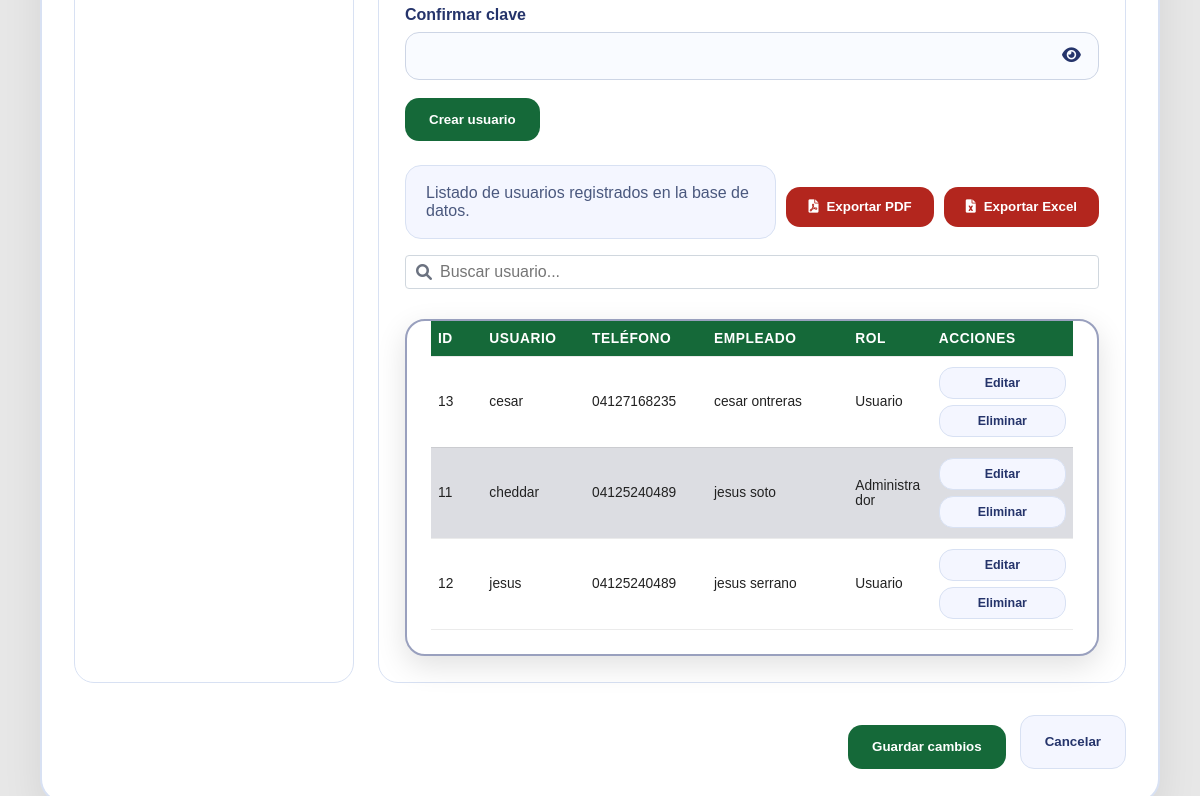
Page /configUser.php (signed in, lower part) on the earlier database version.
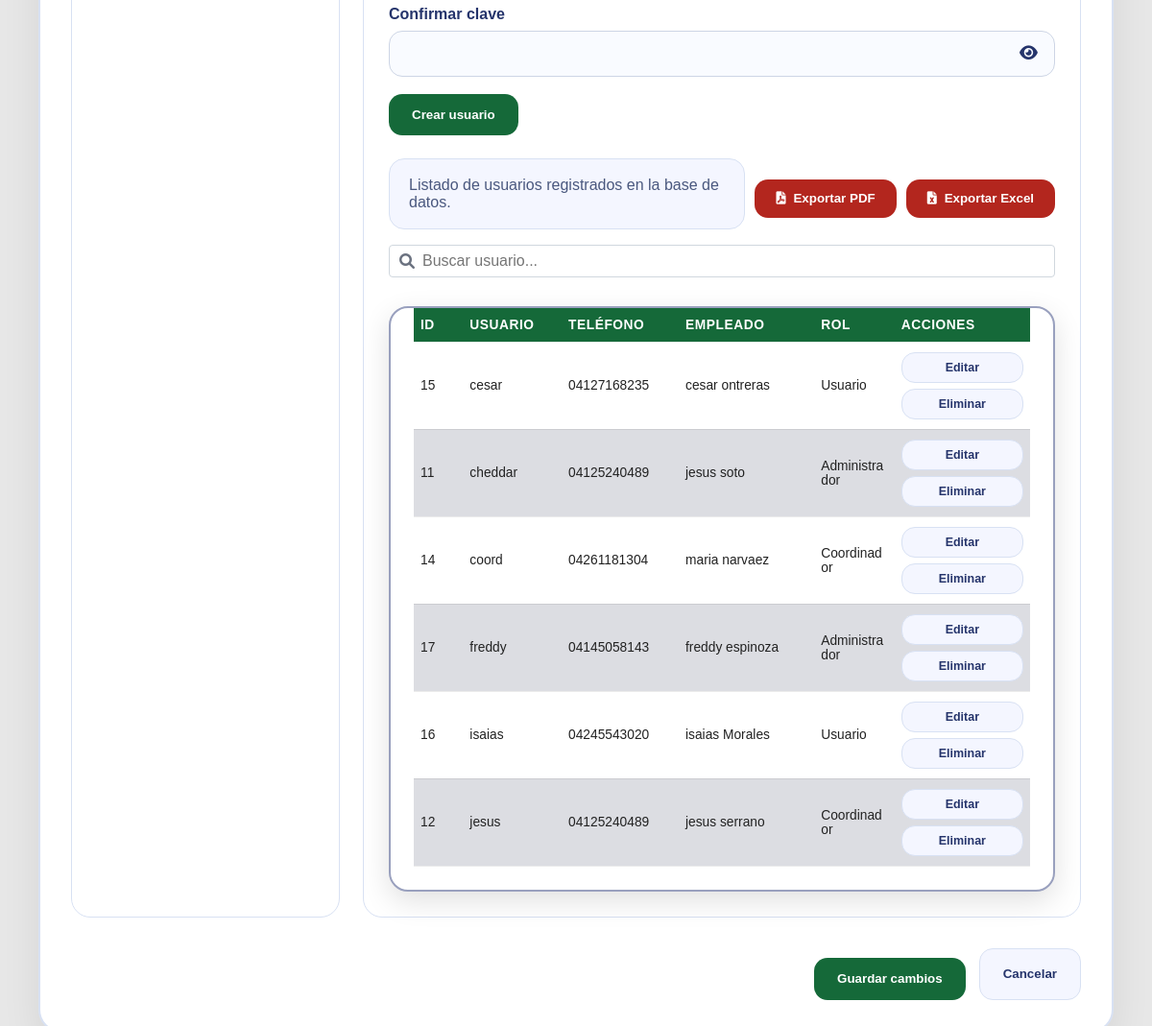
Same page on the later database version.
### tables this page shows
CREATE TABLE `usuario` (
  `id` int(10) NOT NULL AUTO_INCREMENT,
  `nombre` varchar(15) NOT NULL,
  `clave` varchar(255) NOT NULL,
  `telefono` varchar(15) DEFAULT NULL,
  `id_empleado` int(11) DEFAULT NULL,
  `rol` enum('administrador','coordinador','usuario') NOT NULL DEFAULT 'usuario',
  PRIMARY KEY (`id`),
  UNIQUE KEY `uq_usuario_nombre` (`nombre`),
  UNIQUE KEY `uq_usuario_empleado` (`id_empleado`),
  CONSTRAINT `fk_usuario_empleado` FOREIGN KEY (`id_empleado`) REFERENCES `empleado` (`id`) ON DELETE SET NULL
);

### include/header.php (called while the page is built, shortened)
<?php
$perfilUsuario = $_SESSION['user_profile'] ?? null;
if (
    !is_array($perfilUsuario)
    || (int) ($perfilUsuario['user_id'] ?? 0) !== (int) ($_SESSION['user_id'] ?? 0)
) {
    $perfilUsuario = null;
}
if (!is_array($perfilUsuario) && !empty($_SESSION['user_id'])) {
    require_once __DIR__ . '/../modelos/usuario.php';
}
$esAdmin = isset($_SESSION['user_rol']) && $_SESSION['user_rol'] === 'administrador';
?>

### include/guardian.php (called while the page is built, shortened)
<?php
require_once __DIR__ . '/../config/conexion.php';
function esAdministrador(): bool
{
    $rol = trim(strtolower($_SESSION['user_rol'] ?? ''));
    return $rol === 'administrador';
}
function esCoordinador(): bool
{
    $rol = trim(strtolower($_SESSION['user_rol'] ?? ''));
    return $rol === 'coordinador';
}
?>

### config/conexion.php (called while the page is built, shortened)
<?php
class Conexion {
    private static $host = '127.0.0.1';
    private static $port = '3307';
    private static $db = 'red_bibliotecas';
    private static $usuario = 'root';
    private static $pswd = '';
    public static function conectar() {
        try {
            $pdo = new PDO('mysql:host=' . self::$host . ';port=' . self::$port . ';dbname=' . self::$db . ';charset=utf8', self::$usuario, self::$pswd);
            $pdo->setAttribute(PDO::ATTR_ERRMODE, PDO::ERRMODE_EXCEPTION);
            $pdo->exec("SET NAMES 'utf8'");
            return $pdo;
        } catch (PDOException $e) {
            die('Error de conexión: ' . $e->getMessage());
        }
    }
}
?>

### modelos/usuario.php (called while the page is built, shortened)
<?php
require_once __DIR__ . '/../config/conexion.php';
class Usuario {
public function mostrarUsuarios(int $idBiblioteca = null) {
    $sql = "SELECT
    u.id,
    u.nombre,
    u.telefono,
    u.id_empleado,
    u.rol,
    CONCAT(e.nombre, ' ', e.apellido) AS id_empleado_nombre,
    e.id_biblioteca
FROM usuario u
LEFT JOIN empleado e ON e.id = u.id_empleado
";
    $sql .= "
ORDER BY u.nombre";
    $stmt = Conexion::conectar()->prepare($sql);
    $stmt->execute($idBiblioteca !== null ? [$idBiblioteca] : []);
    return $stmt->fetchAll(PDO::FETCH_ASSOC);
}
}
?>

### src/configUser.php (the view, shortened to what the changed rows need)
<?php
include '../include/guardian.php';
require_once __DIR__ . '/../modelos/usuario.php';
$model = new Usuario();
$esAdmin = esAdministrador();
$esCoordinador = esCoordinador();
$puedeGestionarUsuarios = $esAdmin || $esCoordinador;
$idBibliotecaSesion = $esCoordinador ? (int) (guardian_idBibliotecaSesion() ?? 0) : null;
$idSesion = intval($_SESSION['user_id'] ?? 0);
$usuarios = [];
try {
    $usuarios = $model->mostrarUsuarios($idBibliotecaSesion);
} catch (Exception $e) {
    $usuarios = [];
}
$busquedaUsuarios = isset($_GET['q']) && is_string($_GET['q']) ? trim($_GET['q']) : '';
$usuariosTabla = $usuarios;
$usuariosPorPagina = 10;
$paginaUsuarios = max(1, (int) ($_GET['page'] ?? 1));
$totalPaginasUsuarios = max(1, (int) ceil(count($usuariosTabla) / $usuariosPorPagina));
$paginaUsuarios = min($paginaUsuarios, $totalPaginasUsuarios);
$usuariosTabla = array_slice($usuariosTabla, ($paginaUsuarios - 1) * $usuariosPorPagina, $usuariosPorPagina);
?>
<!DOCTYPE html>
<html lang="es">
<head>
    <link rel="stylesheet" href="./css/main.css">
    <link rel="stylesheet" href="./css/configuracion.css?v=5">
    <link rel="stylesheet" href="./css/fontawesome-all.min.css">
</head>
<body>
    <?php include '../include/header.php'; ?>
    <main class="config-page">
        <div class="config-container">
            <div class="config-card">
                <div class="config-grid">
                    <section class="config-details">
                        <div class="config-panel active" id="usuarios">
                            <?php if ($puedeGestionarUsuarios): ?>
                            <div class="tabla__container tabla-usuarios-wrap" style="margin-top:30px;">
                                <table class="tabla-planificacion tabla-usuarios">
                                    <thead>
                                        <tr>
                                            <th>ID</th>
                                            <th>Usuario</th>
                                            <th>Teléfono</th>
                                            <th>Empleado</th>
                                            <th>Rol</th>
                                            <th>Acciones</th>
                                        </tr>
                                    </thead>
                                    <tbody>
                                        <?php if (!empty($usuariosTabla)): ?>
                                            <?php foreach ($usuariosTabla as $u): ?>
                                                <?php
                                                    $empleadoNombre = trim($u['id_empleado_nombre'] ?? '');
                                                    $empleadoNombre = $empleadoNombre !== '' ? $empleadoNombre : 'Sin empleado';
                                                    $rolUsuario = $u['rol'] ?? 'usuario';
                                                ?>
                                                <tr>
                                                    <td><?php echo htmlspecialchars($u['id']); ?></td>
                                                    <td><?php echo htmlspecialchars($u['nombre']); ?></td>
                                                    <td><?php echo htmlspecialchars($u['telefono'] ?? ''); ?></td>
                                                    <td><?php echo htmlspecialchars($empleadoNombre); ?></td>
                                                    <td><?php echo htmlspecialchars([
                                                        'administrador' => 'Administrador',
                                                        'coordinador' => 'Coordinador',
                                                        'usuario' => 'Usuario',
                                                    ][$rolUsuario] ?? 'Usuario', ENT_QUOTES, 'UTF-8'); ?></td>
                                                    <td>
                                                        <button type="button" class="btn-secondary btn-editar-usuario"
                                                                data-id="<?php echo htmlspecialchars($u['id']); ?>"
                                                                data-nombre="<?php echo htmlspecialchars($u['nombre']); ?>"
                                                                data-telefono="<?php echo htmlspecialchars($u['telefono'] ?? ''); ?>"
                                                                data-id-empleado="<?php echo htmlspecialchars($u['id_empleado'] ?? ''); ?>"
                                                                data-rol="<?php echo htmlspecialchars($rolUsuario); ?>">
                                                            Editar
                                                        </button>
                                                        <?php if ($esAdmin || ((int) $u['id'] !== $idSesion && ($u['rol'] ?? '') === 'usuario')): ?>
                                                        <form method="POST" action="" style="display:inline;">
                                                            <button class="btn-secondary" type="submit" onclick="return confirm('¿Eliminar este usuario?');">Eliminar</button>
                                                        </form>
                                                        <?php endif; ?>
                                                    </td>
                                                </tr>
                                            <?php endforeach; ?>
                                        <?php else: ?>
                                            <tr><td colspan="6"><?php echo $busquedaUsuarios !== '' ? 'No se encontraron usuarios para esa búsqueda.' : 'No hay usuarios registrados.'; ?></td></tr>
                                        <?php endif; ?>
                                    </tbody>
                                </table>
                            </div>
                            <?php endif; ?>
                        </div>
                    </section>
                </div>
            </div>
        </div>
    </main>
</body>
</html>

Differences in the rows shown:
removed usuario: id "13", nombre "cesar", telefono "04127168235", empleadoNombre "cesar ontreras", rol "Usuario"
added usuario: id "15", nombre "cesar", telefono "04127168235", empleadoNombre "cesar ontreras", rol "Usuario"
added usuario: id "14", nombre "coord", telefono "04261181304", empleadoNombre "maria narvaez", rol "Coordinador"
added usuario: id "17", nombre "freddy", telefono "04145058143", empleadoNombre "freddy espinoza", rol "Administrador"
added usuario: id "16", nombre "isaias", telefono "04245543020", empleadoNombre "isaias Morales", rol "Usuario"
changed usuario "jesus": rol "Usuario" → "Coordinador"
